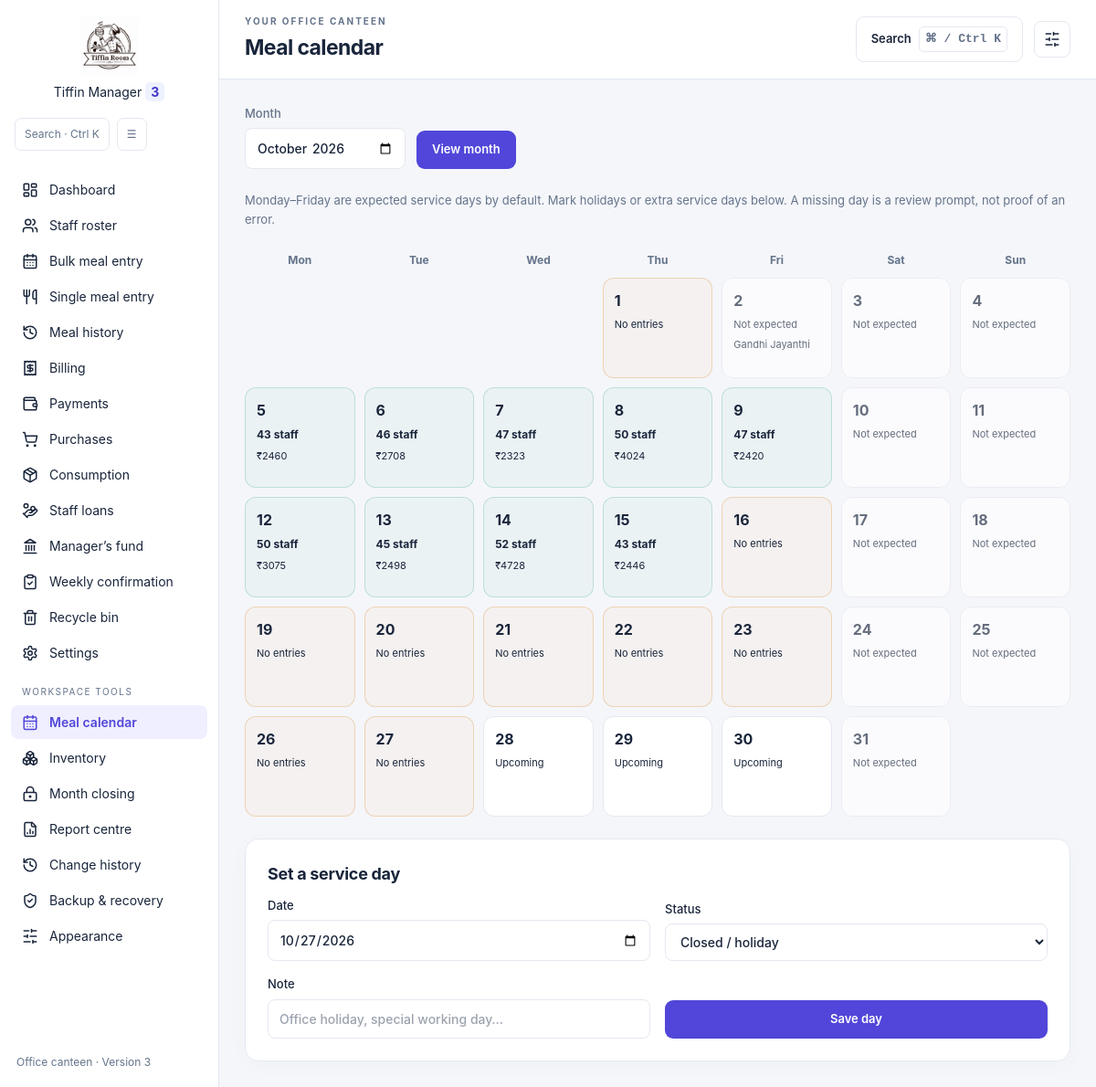
/calendar, run on the app's committed database.
### tables this page shows
CREATE TABLE Service_Days (day TEXT PRIMARY KEY, status TEXT NOT NULL CHECK(status IN ('open','closed')), note TEXT NOT NULL DEFAULT '');

### features.py (the view, shortened to what this page needs)
    @app.route('/calendar',methods=['GET','POST'])
    def service_calendar():
        month,first,last=month_bounds(request.args.get('month'))
        with connect() as conn: days=day_rows(conn,month)
        return page('calendar',title='Meal calendar',month=month,days=days,padding=first.weekday())

### app.py (called while the page is built, shortened)
def connect_db():
    connection = sqlite3.connect(DB_FILE, timeout=10)
    if has_request_context():
        g.setdefault("db_connections", []).append(connection)
    return connection

@app.teardown_request
def close_request_connections(error=None):
    for connection in g.pop("db_connections", []):
        connection.close()

@app.context_processor
def form_security():
    session.setdefault("csrf_token", secrets.token_hex(32))
    return {"csrf_token": session["csrf_token"], "submission_token": lambda: secrets.token_hex(24)}

@app.before_request
def validate_submission():
    for key in ("month", "filter_month", "report_month"):
        value = request.args.get(key)
    if request.method != "POST":
        return

@app.after_request
def finish_submission(response):
    if response.status_code >= 400:
        for connection in g.get("db_connections", []):
            try:
                connection.rollback()
            except sqlite3.ProgrammingError:
                pass  # Some handlers already closed their connection.
    if response.status_code >= 400 and getattr(g, "submission_token", None):
        with connect_db() as conn:
            conn.execute("DELETE FROM Form_Submissions WHERE token = ?", (g.submission_token,))
    if request.method == "POST" and response.status_code == 200:
        return redirect(request.path + "?success=1", code=303)
    return response

@app.context_processor
def inject_leadership():
    conn = connect_db()
    cursor = conn.cursor()
    try:
        cursor.execute("SELECT canteen_manager, committee_members FROM Global_Settings WHERE id = 1")
        row = cursor.fetchone()
        manager = row[0] if row and row[0] else "Aleena Jacob"
        committee = row[1] if row and row[1] else "Sabin P S, Abhilash, Sreelekshmi, Lekshmi"
    except Exception:
        manager = "Aleena Jacob"
        committee = "Sabin P S, Abhilash, Sreelekshmi, Lekshmi"
    finally:
        conn.close()
    return dict(canteen_manager=manager, committee_members=committee)

### features.py (called while the page is built)
def month_bounds(value=None):
    value = value or dt.date.today().strftime('%Y-%m')
    try:
        start = dt.datetime.strptime(value, '%Y-%m').date()
        if start.strftime('%Y-%m') != value:
            raise ValueError()
    except (ValueError, TypeError):
        abort(400, description='Choose a valid month.')
    last = start.replace(day=calendar.monthrange(start.year, start.month)[1])
    return value, start, last

### templates/features/calendar.html
{% extends 'features/base.html' %}{% from 'features/macros.html' import tokens,month_filter with context %}
{% block content %}{{ month_filter(month) }}<p class="muted">Monday–Friday are expected service days by default. Mark holidays or extra service days below. A missing day is a review prompt, not proof of an error.</p>
<div class="calendar-grid">{% for day in ['Mon','Tue','Wed','Thu','Fri','Sat','Sun'] %}<strong class="weekday">{{ day }}</strong>{% endfor %}{% for _ in range(padding) %}<span class="calendar-pad"></span>{% endfor %}
{% for d in days %}<a href="/bulk-log?date={{ d.day }}" class="calendar-day {{ 'missing' if d.missing else 'recorded' if d.staff else 'offday' if not d.expected else '' }}"><span>{{ d.number }}</span>{% if d.staff %}<strong>{{ d.staff }} staff</strong><small>₹{{ '%.0f'|format(d.amount) }}</small>{% elif d.missing %}<small>No entries</small>{% else %}<small>{{ 'Not expected' if not d.expected else 'Upcoming' }}</small>{% endif %}{% if d.note %}<small>{{ d.note }}</small>{% endif %}</a>{% endfor %}</div>
<section class="panel"><h2>Set a service day</h2><form method="POST" class="form-grid">{{ tokens() }}<label>Date<input type="date" name="day" value="{{ today }}" required></label><label>Status<select name="status"><option value="closed">Closed / holiday</option><option value="open">Open / expected service</option></select></label><label>Note<input name="note" placeholder="Office holiday, special working day…"></label><button class="button">Save day</button></form></section>{% endblock %}

### static/app.css (style rules this page uses)
* { box-sizing:border-box }
body { margin:0;font-family:Inter,system-ui,-apple-system,"Segoe UI",sans-serif;color:#1e293b;background:#f8fafc }
input,select,textarea { max-width:100%;min-height:40px }
button { min-height:36px }

### static/features.css (style rules this page uses)
:root { --surface:#fff;--canvas:#f5f6fa;--ink:#19253b;--muted:#64748b;--line:#e4e8f0;--brand:#5146d9;--tint:#f0efff;--shadow:0 4px 24px #14234506;color-scheme:light }
body { background:var(--canvas)!important;color:var(--ink)!important }
.feature-page h2 { font-size:18px;font-weight:700;letter-spacing:-.3px;margin-bottom:12px }
.feature-page a:not(.button) { color:var(--brand) }
.muted { color:var(--muted);font-size:13px;line-height:1.65 }
.button { display:inline-flex;align-items:center;justify-content:center;gap:8px;background:#5146d9;color:#fff!important;border:1px solid transparent;padding:10px 16px;border-radius:9px;font-size:13px;font-weight:600;text-decoration:none;cursor:pointer;white-space:nowrap;transition:transform .16s,background .16s,box-shadow .16s;min-height:42px }
.feature-page input:not([type=hidden]):not([type=checkbox]),.feature-page select,.feature-page textarea,.command-dialog input { padding:10px 12px;border:1px solid var(--line);border-radius:8px;background:var(--surface);color:var(--ink);font-size:14px;min-width:0;max-width:100% }
.feature-page label { display:flex;flex-direction:column;gap:6px;font-size:13px;font-weight:500 }
.panel { border:1px solid var(--line);background:var(--surface);border-radius:15px;padding:24px;min-width:0;box-shadow:var(--shadow) }
.form-grid { display:grid;grid-template-columns:repeat(2,minmax(0,1fr));gap:16px;align-items:end }
.calendar-grid { display:grid;grid-template-columns:repeat(7,minmax(0,1fr));gap:10px }
.weekday { text-align:center;font-size:12px;color:var(--muted) }
.calendar-day { padding:12px;border:1px solid var(--line);border-radius:12px;background:var(--surface);min-height:110px;display:flex;flex-direction:column;gap:6px;color:var(--ink)!important }
.calendar-day>span { font-weight:700 }
.calendar-day strong { font-size:12px }
.calendar-day small { font-size:11px }
.calendar-day.recorded { background:#0596690a;border-color:#05966935 }
.calendar-day.missing { background:#d977060a;border-color:#d9770640 }
.calendar-day.offday { opacity:.65 }
.feature-page>.panel,.feature-page>.feature-grid,.feature-page>.metrics,.welcome-panel { animation:enter .28s ease both }
.feature-page>section { min-width:0 }

### data on the page
Service_Days: number "2", expected "Not expected", note "Gandhi Jayanthi"

### other printed values
{{ title }} "Meal calendar"
{{ day }} "Mon" "Tue" "Wed" "Thu" "Fri" "Sat" "Sun"
{{ d.number }} "1" "3" "4" "5" "6" "7" "8" "9" "10" "11" "12" "13" "14" "15" "16" "17" "18" "19" "20" "21" "22" "23" "24" "25" "26" "27" "28" "29" "30" "31"
{{ 'Not expected' if not d.expected else 'Upcoming' }} "Not expected" "Not expected" "Not expected" "Not expected" "Not expected" "Not expected" "Not expected" "Not expected" "Upcoming" "Upcoming" "Upcoming" "Not expected"
{{ d.staff }} "43" "46" "47" "50" "47" "50" "45" "52" "43"
{{ '%.0f'|format(d.amount) }} "2460" "2708" "2323" "4024" "2420" "3075" "2498" "4728" "2446"
